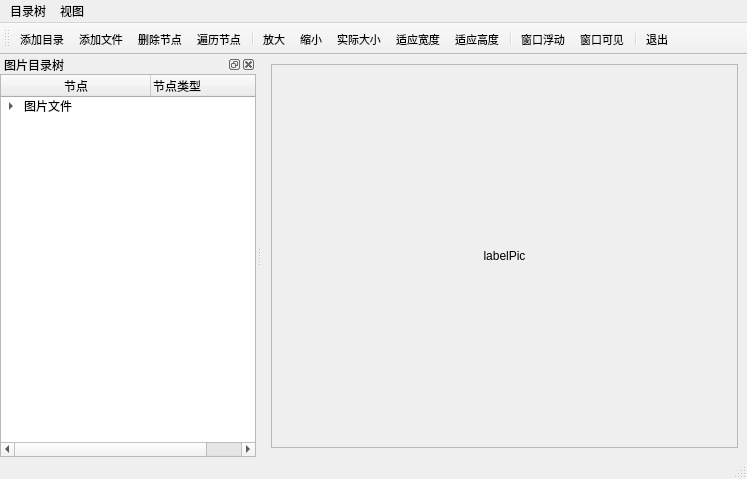
<?xml version="1.0" encoding="UTF-8"?>
<ui version="4.0">
 <class>MainWindow</class>
 <widget class="QMainWindow" name="MainWindow">
  <property name="geometry">
   <rect>
    <x>0</x>
    <y>0</y>
    <width>747</width>
    <height>479</height>
   </rect>
  </property>
  <property name="windowTitle">
   <string>MainWindow</string>
  </property>
  <widget class="QWidget" name="centralwidget">
   <layout class="QVBoxLayout" name="verticalLayout_3">
    <item>
     <widget class="QScrollArea" name="scrollArea">
      <property name="widgetResizable">
       <bool>true</bool>
      </property>
      <widget class="QWidget" name="scrollAreaWidgetContents">
       <property name="geometry">
        <rect>
         <x>0</x>
         <y>0</y>
         <width>470</width>
         <height>371</height>
        </rect>
       </property>
       <layout class="QVBoxLayout" name="verticalLayout_2">
        <item>
         <widget class="QLabel" name="label">
          <property name="maximumSize">
           <size>
            <width>16777215</width>
            <height>16777215</height>
           </size>
          </property>
          <property name="text">
           <string>labelPic</string>
          </property>
          <property name="alignment">
           <set>Qt::AlignCenter</set>
          </property>
         </widget>
        </item>
       </layout>
      </widget>
     </widget>
    </item>
   </layout>
  </widget>
  <widget class="QMenuBar" name="menubar">
   <property name="geometry">
    <rect>
     <x>0</x>
     <y>0</y>
     <width>747</width>
     <height>21</height>
    </rect>
   </property>
   <widget class="QMenu" name="menuPic">
    <property name="title">
     <string>目录树</string>
    </property>
   </widget>
   <widget class="QMenu" name="menuView">
    <property name="title">
     <string>视图</string>
    </property>
   </widget>
   <addaction name="menuPic"/>
   <addaction name="menuView"/>
  </widget>
  <widget class="QStatusBar" name="statusbar"/>
  <widget class="QToolBar" name="toolBar">
   <property name="font">
    <font>
     <pointsize>8</pointsize>
    </font>
   </property>
   <property name="windowTitle">
    <string>toolBar</string>
   </property>
   <property name="iconSize">
    <size>
     <width>16</width>
     <height>16</height>
    </size>
   </property>
   <property name="toolButtonStyle">
    <enum>Qt::ToolButtonTextUnderIcon</enum>
   </property>
   <attribute name="toolBarArea">
    <enum>TopToolBarArea</enum>
   </attribute>
   <attribute name="toolBarBreak">
    <bool>false</bool>
   </attribute>
   <addaction name="actionAddFolder"/>
   <addaction name="actionAddFiles"/>
   <addaction name="actionDelete"/>
   <addaction name="actionScan"/>
   <addaction name="separator"/>
   <addaction name="actionZoomPlus"/>
   <addaction name="actionZoomMinus"/>
   <addaction name="actionRealSize"/>
   <addaction name="actionFitWidth"/>
   <addaction name="actionFitHeight"/>
   <addaction name="separator"/>
   <addaction name="actionFloat"/>
   <addaction name="actionVisible"/>
   <addaction name="separator"/>
   <addaction name="actionQuit"/>
  </widget>
  <widget class="QDockWidget" name="dockWidget">
   <property name="windowTitle">
    <string>图片目录树</string>
   </property>
   <attribute name="dockWidgetArea">
    <number>1</number>
   </attribute>
   <widget class="QWidget" name="dockWidgetContents_2">
    <layout class="QVBoxLayout" name="verticalLayout">
     <property name="spacing">
      <number>0</number>
     </property>
     <property name="leftMargin">
      <number>0</number>
     </property>
     <property name="topMargin">
      <number>0</number>
     </property>
     <property name="rightMargin">
      <number>0</number>
     </property>
     <property name="bottomMargin">
      <number>0</number>
     </property>
     <item>
      <widget class="QTreeWidget" name="treeFiles">
       <attribute name="headerCascadingSectionResizes">
        <bool>false</bool>
       </attribute>
       <attribute name="headerMinimumSectionSize">
        <number>150</number>
       </attribute>
       <attribute name="headerDefaultSectionSize">
        <number>150</number>
       </attribute>
       <attribute name="headerHighlightSections">
        <bool>true</bool>
       </attribute>
       <attribute name="headerStretchLastSection">
        <bool>false</bool>
       </attribute>
       <column>
        <property name="text">
         <string>节点</string>
        </property>
        <property name="textAlignment">
         <set>AlignCenter</set>
        </property>
       </column>
       <column>
        <property name="text">
         <string>节点类型</string>
        </property>
       </column>
       <item>
        <property name="text">
         <string>图片文件</string>
        </property>
        <item>
         <property name="text">
          <string>分组节点</string>
         </property>
         <item>
          <property name="text">
           <string>图片节点</string>
          </property>
         </item>
        </item>
        <item>
         <property name="text">
          <string>分组2</string>
         </property>
         <item>
          <property name="text">
           <string>图片2</string>
          </property>
         </item>
        </item>
       </item>
      </widget>
     </item>
    </layout>
   </widget>
  </widget>
  <action name="actionAddFolder">
   <property name="icon">
    <iconset resource="res.qrc">
     <normaloff>:/img/new-folder.png</normaloff>:/img/new-folder.png</iconset>
   </property>
   <property name="text">
    <string>添加目录</string>
   </property>
   <property name="menuRole">
    <enum>QAction::TextHeuristicRole</enum>
   </property>
  </action>
  <action name="actionAddFiles">
   <property name="icon">
    <iconset resource="res.qrc">
     <normaloff>:/img/add-file.png</normaloff>:/img/add-file.png</iconset>
   </property>
   <property name="text">
    <string>添加文件</string>
   </property>
   <property name="menuRole">
    <enum>QAction::TextHeuristicRole</enum>
   </property>
  </action>
  <action name="actionZoomPlus">
   <property name="icon">
    <iconset resource="res.qrc">
     <normaloff>:/img/zoom_plus.png</normaloff>:/img/zoom_plus.png</iconset>
   </property>
   <property name="text">
    <string>放大</string>
   </property>
   <property name="menuRole">
    <enum>QAction::TextHeuristicRole</enum>
   </property>
  </action>
  <action name="actionZoomMinus">
   <property name="icon">
    <iconset resource="res.qrc">
     <normaloff>:/img/zoom_minus.png</normaloff>:/img/zoom_minus.png</iconset>
   </property>
   <property name="text">
    <string>缩小</string>
   </property>
   <property name="menuRole">
    <enum>QAction::TextHeuristicRole</enum>
   </property>
  </action>
  <action name="actionRealSize">
   <property name="icon">
    <iconset resource="res.qrc">
     <normaloff>:/img/smart-tv.png</normaloff>:/img/smart-tv.png</iconset>
   </property>
   <property name="text">
    <string>实际大小</string>
   </property>
   <property name="menuRole">
    <enum>QAction::TextHeuristicRole</enum>
   </property>
  </action>
  <action name="actionFitWidth">
   <property name="icon">
    <iconset resource="res.qrc">
     <normaloff>:/img/width.png</normaloff>:/img/width.png</iconset>
   </property>
   <property name="text">
    <string>适应宽度</string>
   </property>
   <property name="menuRole">
    <enum>QAction::TextHeuristicRole</enum>
   </property>
  </action>
  <action name="actionFitHeight">
   <property name="icon">
    <iconset resource="res.qrc">
     <normaloff>:/img/height.png</normaloff>:/img/height.png</iconset>
   </property>
   <property name="text">
    <string>适应高度</string>
   </property>
   <property name="menuRole">
    <enum>QAction::TextHeuristicRole</enum>
   </property>
  </action>
  <action name="actionDelete">
   <property name="icon">
    <iconset resource="res.qrc">
     <normaloff>:/img/delete.png</normaloff>:/img/delete.png</iconset>
   </property>
   <property name="text">
    <string>删除节点</string>
   </property>
   <property name="menuRole">
    <enum>QAction::TextHeuristicRole</enum>
   </property>
  </action>
  <action name="actionQuit">
   <property name="icon">
    <iconset resource="res.qrc">
     <normaloff>:/img/exit.png</normaloff>:/img/exit.png</iconset>
   </property>
   <property name="text">
    <string>退出</string>
   </property>
   <property name="menuRole">
    <enum>QAction::TextHeuristicRole</enum>
   </property>
  </action>
  <action name="actionScan">
   <property name="icon">
    <iconset resource="res.qrc">
     <normaloff>:/img/scanner.png</normaloff>:/img/scanner.png</iconset>
   </property>
   <property name="text">
    <string>遍历节点</string>
   </property>
   <property name="menuRole">
    <enum>QAction::TextHeuristicRole</enum>
   </property>
  </action>
  <action name="actionFloat">
   <property name="checkable">
    <bool>true</bool>
   </property>
   <property name="icon">
    <iconset resource="res.qrc">
     <normaloff>:/img/floating-island.png</normaloff>:/img/floating-island.png</iconset>
   </property>
   <property name="text">
    <string>窗口浮动</string>
   </property>
   <property name="menuRole">
    <enum>QAction::TextHeuristicRole</enum>
   </property>
  </action>
  <action name="actionVisible">
   <property name="checkable">
    <bool>true</bool>
   </property>
   <property name="icon">
    <iconset resource="res.qrc">
     <normaloff>:/img/idea.png</normaloff>:/img/idea.png</iconset>
   </property>
   <property name="text">
    <string>窗口可见</string>
   </property>
   <property name="menuRole">
    <enum>QAction::TextHeuristicRole</enum>
   </property>
  </action>
 </widget>
 <resources>
  <include location="res.qrc"/>
 </resources>
 <connections/>
</ui>
